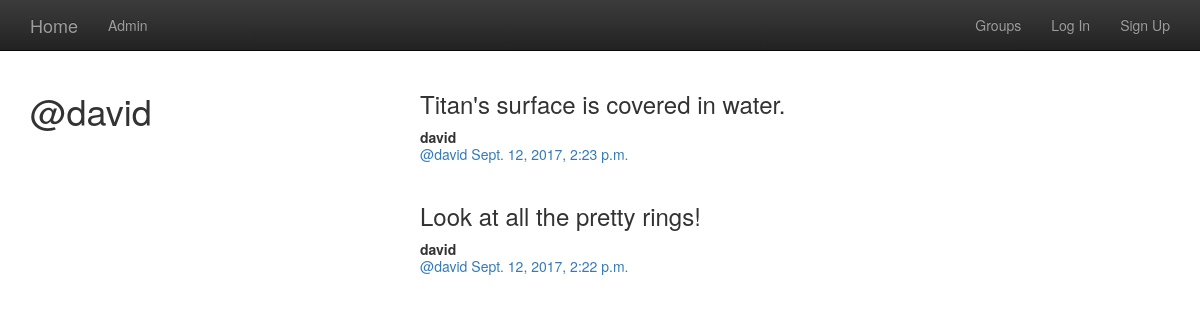
/posts/by/david/, run on the app's committed database.
### posts/models.py (models this page shows, shortened)
class Post(models.Model):
    user = models.ForeignKey(User, related_name='posts')
    created_at = models.DateTimeField(auto_now=True)
    message = models.TextField()
    message_html = models.TextField(editable=False)
    group = models.ForeignKey(Group, related_name='posts', null=True, blank=True)
    class Meta():
        ordering = ['-created_at']
        unique_together = ['user', 'message']

### posts/views.py (the view)
# urls.py: url(r'^by/(?P<username>[-\w]+)/$', views.UserPosts.as_view(), name='for_user'),
class UserPosts(generic.ListView):
    model = models.Post
    template_name = 'posts/user_post_list.html'
    def get_queryset(self):
        try:
            self.post_user = User.objects.prefetch_related('posts').get(username__iexact=self.kwargs.get('username'))
        except User.DoesNotExist:
            raise Http404
        else:
            return self.post_user.posts.all()
    def get_context_data(self, **kwargs):
        context = super().get_context_data(**kwargs)
        context['post_user'] = self.post_user
        return context

### posts/templates/posts/user_post_list.html
{% extends "posts/post_base.html" %}
{% block prepost %}
<div class="col-md-4">
    <h1>@{{post_user.username}}</h1>
</div>
{% endblock %}
{% block post_content %}
<div class="col-md-8">
    {% for post in post_list %}
    {% include "posts/_post.html" %}
    {% endfor %}
</div>
{% endblock %}

### posts/templates/posts/_post.html (shortened to what this page needs)
<div class="post media">
    <h3>{{post.message_html|safe}}</h3>
    <div class="media-body">
        <strong>{{post.user.username}}</strong>
        <h5 class="media-heading">
        <span class="username">
            <a href="{% url 'posts:for_user' username=post.user.username %}">@{{post.user.username}}</a>
        </span>
        <time class="time"><a href="{% url 'posts:single' username=post.user.username pk=post.pk %}">{{post.created_at}}</a></time>
        </h5>
    </div>
</div>

### data on the page
Post: message_html "Titan's surface is covered in water.", user.username "david", created_at "Sept. 12, 2017, 2:23 p.m."
Post: message_html "Look at all the pretty rings!", user.username "david", created_at "Sept. 12, 2017, 2:22 p.m."

### other printed values
{{ post_user.username }} "david"
